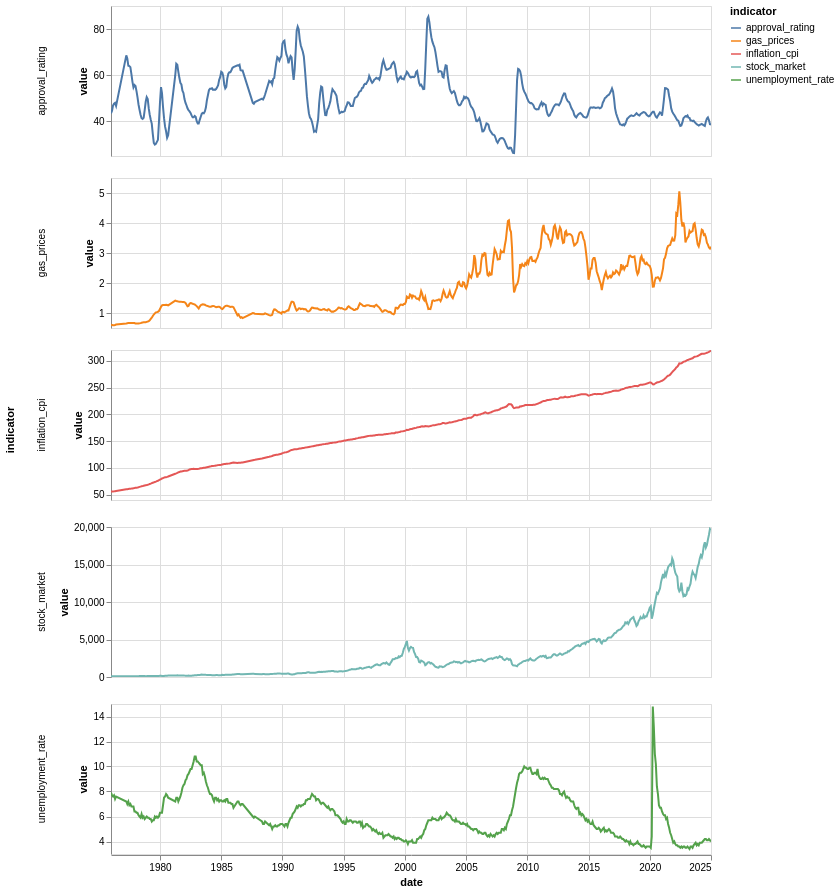

Source (notebook cell):
### Markdown cell above
## 2. Visual Inspection
Let's look at the raw time series to identify trends and seasonality.

### Code cell
# Melt dataframe for easier Altair plotting
df_long = df.reset_index().melt('date', var_name='indicator', value_name='value')

base = alt.Chart(df_long).mark_line().encode(
    x='date:T',
    y=alt.Y('value:Q', scale=alt.Scale(zero=False)),
    color='indicator:N',
    tooltip=['date', 'indicator', 'value']
).properties(
    width=600,
    height=150
)

chart = base.facet(
    row='indicator:N',
    resolve=alt.Resolve(scale=alt.AxisResolveMap(y=alt.ResolveMode('independent')))
).interactive()

chart

### Figure 1 — Vega-Lite specification as saved in the notebook (floating-point values rounded to 4 significant figures; data arrays with more than 128 entries replaced by an {"elided": "..."} marker saying what was removed)
{"config": {"view": {"continuousWidth": 300, "continuousHeight": 300}}, "data": {"name": "data-8f69edde9a28823b607664411ed04cd3"}, "facet": {"row": {"field": "indicator", "type": "nominal"}}, "spec": {"mark": {"type": "line"}, "encoding": {"color": {"field": "indicator", "type": "nominal"}, "tooltip": [{"field": "date", "type": "temporal"}, {"field": "indicator", "type": "nominal"}, {"field": "value", "type": "quantitative"}], "x": {"field": "date", "type": "temporal"}, "y": {"field": "value", "scale": {"zero": false}, "type": "quantitative"}}, "height": 150, "name": "view_575537246f790202_0", "width": 600}, "params": [{"name": "param_1e9efca18e7a2868", "select": {"type": "interval", "encodings": ["x", "y"]}, "bind": "scales", "views": ["view_575537246f790202_0"]}], "resolve": {"scale": {"y": "independent"}}, "$schema": "https://vega.github.io/schema/vega-lite/v6.1.0.json", "datasets": {"data-8f69edde9a28823b607664411ed04cd3": {"elided": "2765 records"}}}
